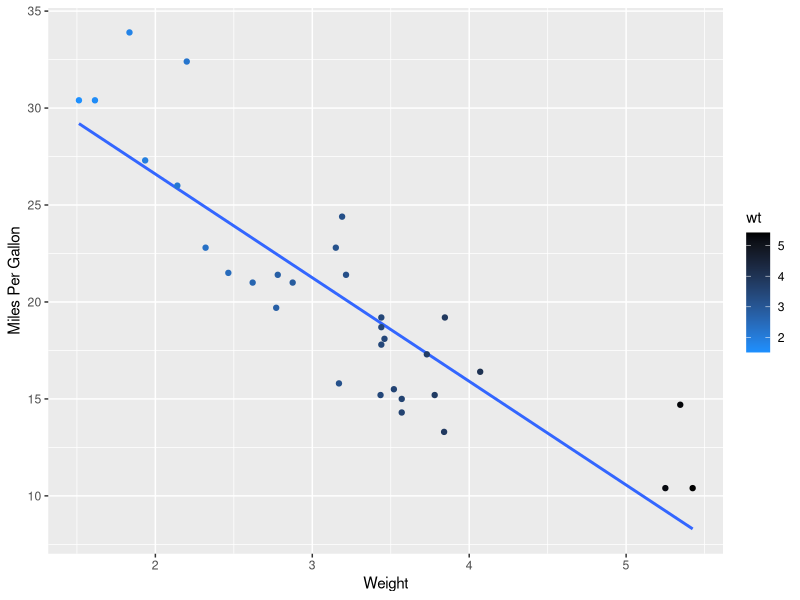
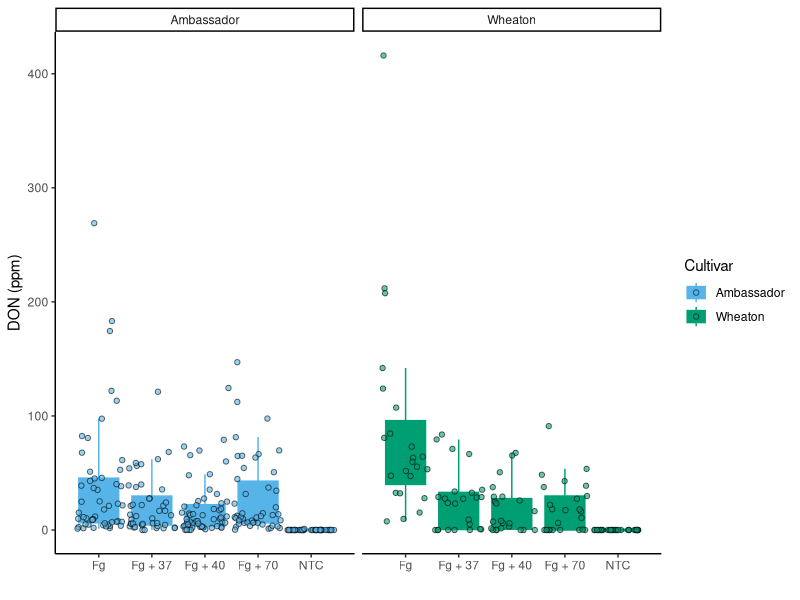
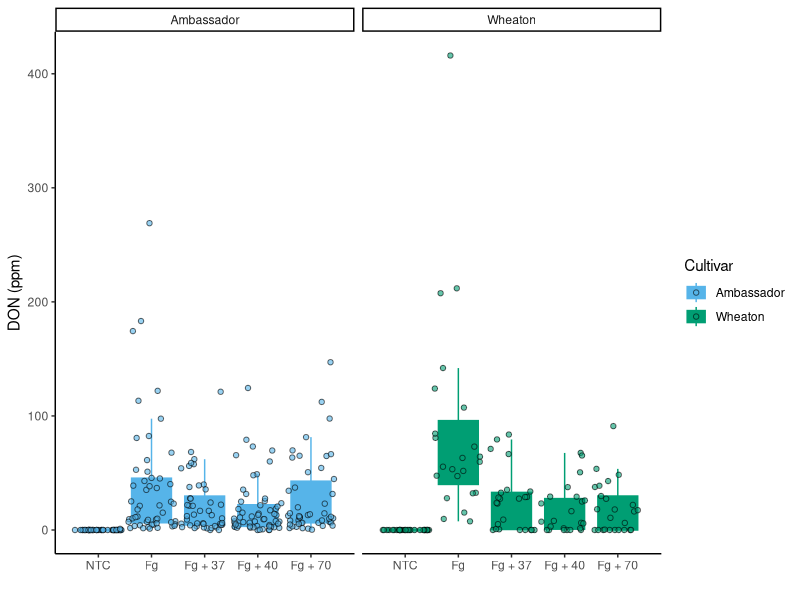
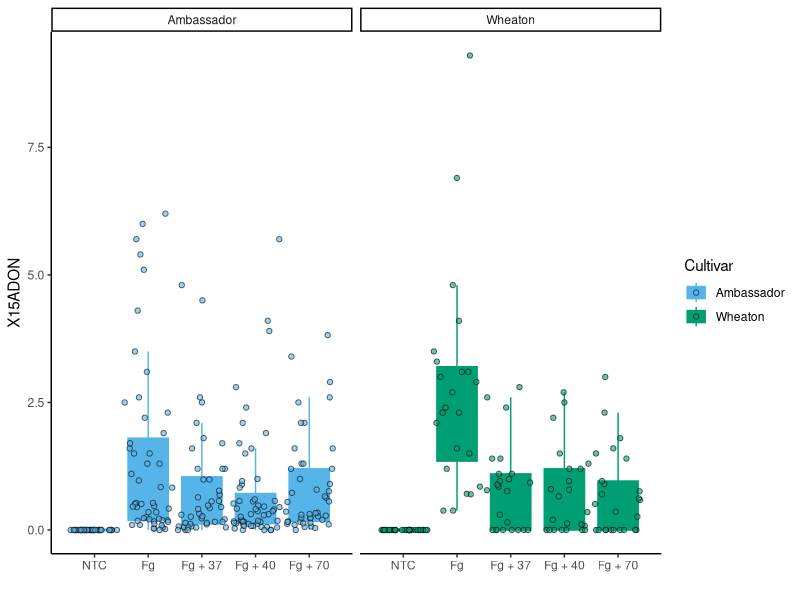
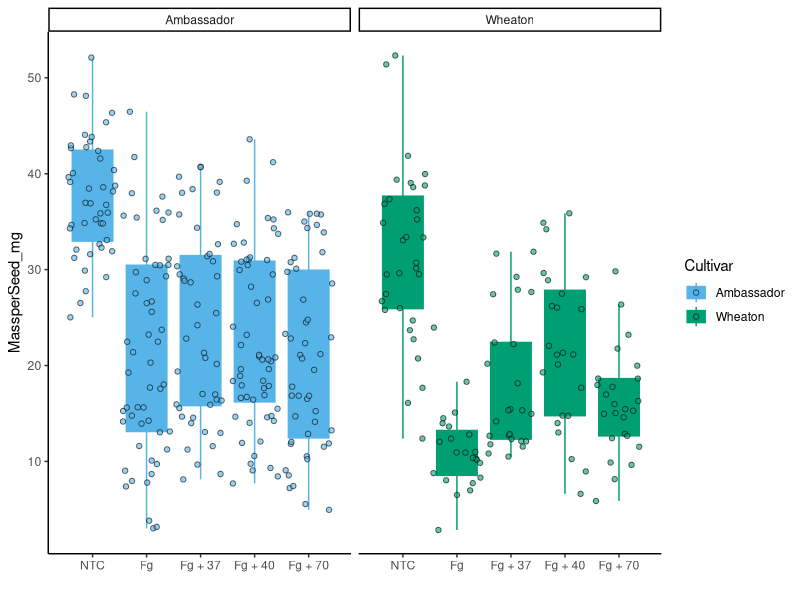
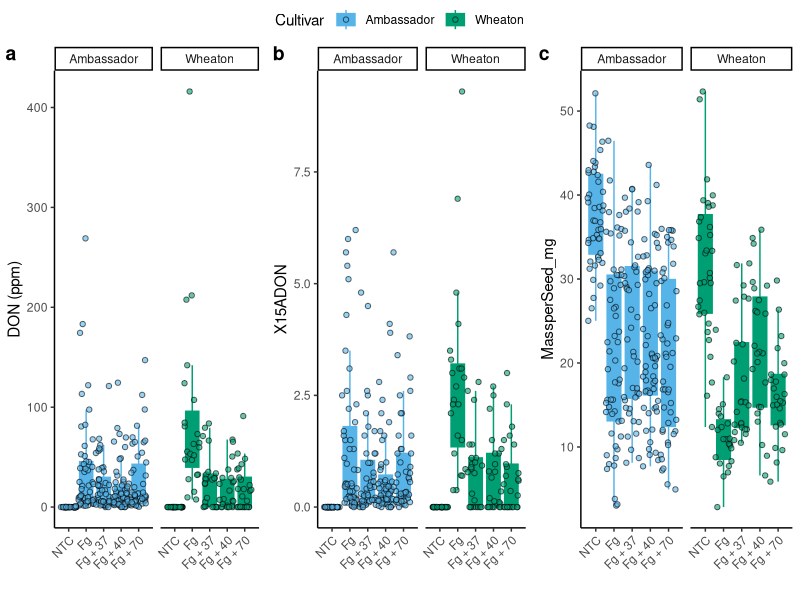
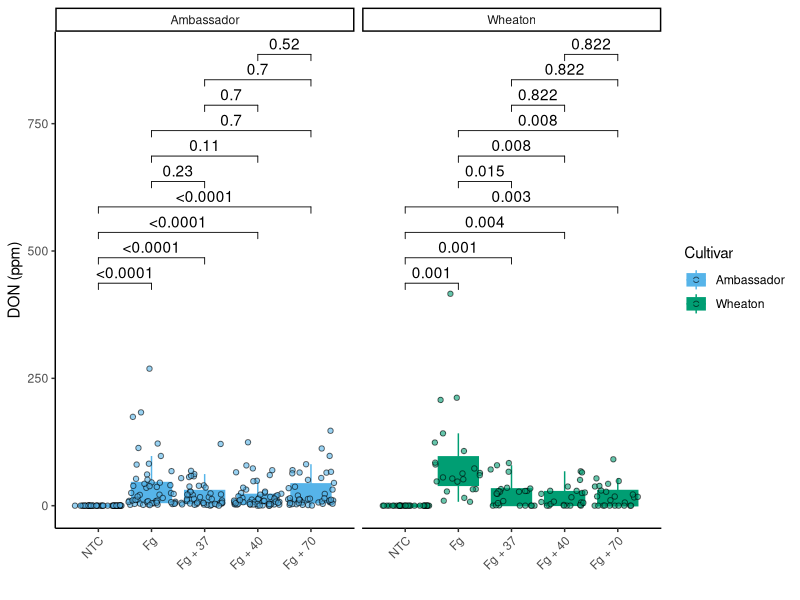
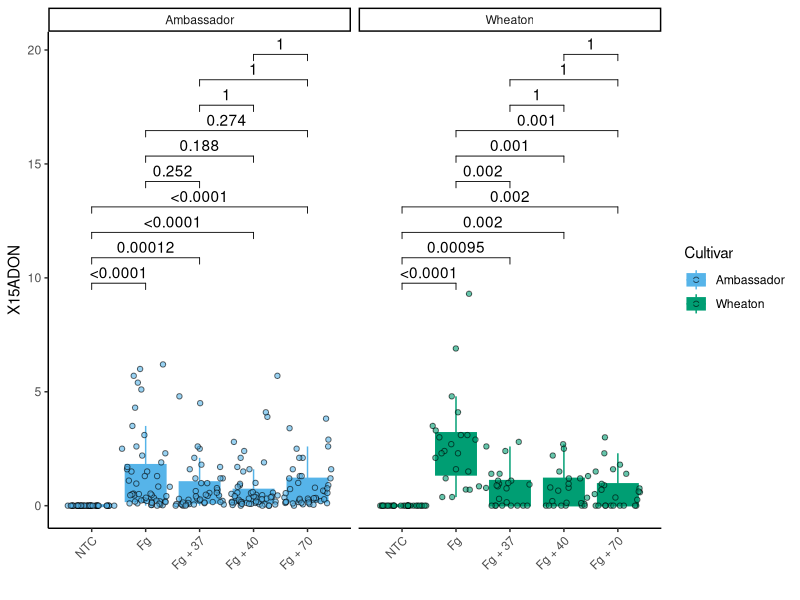

Recreate these plots in R, in order.
## ---- chunk 1
# this is R code
summary(mtcars)
## ---- chunk 2
data("mtcars")
library(ggplot2)
ggplot(mtcars, aes(x = wt, y = mpg)) +
  geom_smooth(method = lm, se = FALSE) +
  geom_point(aes(color = wt)) +
  xlab("Weight") +
  ylab("Miles Per Gallon") +
  scale_color_gradient(low = "dodgerblue", high = "black")
## ---- chunk 3
library(knitr)
kable(mtcars, digits = 3, format = "markdown")
## ---- chunk 4
mycotoxin <- read.csv("MycotoxinData.csv", na.strings="na")
cbbPalette <- c("#000000", "#E69F00", "#56B4E9", "#009E73", "#F0E442", "#0072B2", "#D55E00", "#CC79A7")
library(ggplot2)
library(ggpubr)

### Question 1 - Create a Box Plot
boxplot <- ggplot(mycotoxin, aes(x = Treatment, y = DON, fill = Cultivar, color = Cultivar)) +
  geom_boxplot(outlier.shape = NA, position = position_dodge()) +  
  geom_point(position = position_jitterdodge(0.9), alpha = 0.6, shape = 21, color = "black") +
  scale_fill_manual(values = c("Ambassador" = "#56B4E9", "Wheaton" = "#009E73")) + 
  scale_color_manual(values = c("Ambassador" = "#56B4E9", "Wheaton" = "#009E73")) +
  labs(y = "DON (ppm)", x = "") +  
  theme_classic() +  
  facet_wrap(~Cultivar) 
boxplot

### Question 2 - Reorder Treatment Levels
mycotoxin$Treatment <- factor(mycotoxin$Treatment, levels = c("NTC", "Fg", "Fg + 37", "Fg + 40", "Fg + 70"))
boxplot1 <- ggplot(mycotoxin, aes(x = Treatment, y = DON, fill = Cultivar, color = Cultivar)) +
  geom_boxplot(outlier.shape = NA, position = position_dodge()) +  
  geom_point(position = position_jitterdodge(0.9), alpha = 0.6, shape = 21, color = "black") +
  scale_fill_manual(values = c("Ambassador" = "#56B4E9", "Wheaton" = "#009E73")) + 
  scale_color_manual(values = c("Ambassador" = "#56B4E9", "Wheaton" = "#009E73")) +
  labs(y = "DON (ppm)", x = "") +  
  theme_classic() +  
  facet_wrap(~Cultivar) 
boxplot1

### Question 3 - X15ADON and MassperSeed_mg Plots
# X15ADON Plot
boxplot2 <- ggplot(mycotoxin, aes(x = Treatment, y = X15ADON, fill = Cultivar, color = Cultivar)) +
  geom_boxplot(outlier.shape = NA, position = position_dodge()) +  
  geom_point(position = position_jitterdodge(0.9), alpha = 0.6, shape = 21, color = "black") +
  scale_fill_manual(values = c("Ambassador" = "#56B4E9", "Wheaton" = "#009E73")) + 
  scale_color_manual(values = c("Ambassador" = "#56B4E9", "Wheaton" = "#009E73")) +
  labs(y = "X15ADON", x = "") +  
  theme_classic() +  
  facet_wrap(~Cultivar) 
boxplot2

# MassperSeed_mg Plot
boxplot3 <- ggplot(mycotoxin, aes(x = Treatment, y = MassperSeed_mg, fill = Cultivar, color = Cultivar)) +
  geom_boxplot(outlier.shape = NA, position = position_dodge()) +  
  geom_point(position = position_jitterdodge(0.9), alpha = 0.6, shape = 21, color = "black") +
  scale_fill_manual(values = c("Ambassador" = "#56B4E9", "Wheaton" = "#009E73")) + 
  scale_color_manual(values = c("Ambassador" = "#56B4E9", "Wheaton" = "#009E73")) +
  labs(y = "MassperSeed_mg", x = "") +  
  theme_classic() +  
  facet_wrap(~Cultivar) 
boxplot3

### Question 4 - Combine all Three Plots
boxplot1 <- boxplot1 + theme(axis.text.x = element_text(angle = 45, hjust = 1))
boxplot2 <- boxplot2 + theme(axis.text.x = element_text(angle = 45, hjust = 1))
boxplot3 <- boxplot3 + theme(axis.text.x = element_text(angle = 45, hjust = 1))
combinedplot <- ggarrange(boxplot1, boxplot2, boxplot3, labels = "auto", nrow = 1, ncol = 3, common.legend = T)
combinedplot

### Question 5 - Add T-Test and Rearrange all Three Plots
# boxplot1
boxplot1_ttest <- boxplot1 + 
  geom_pwc(aes(group = Treatment), method = "t.test", label = "p.adj.format")
boxplot1_ttest

# boxplot2
boxplot2_ttest <- boxplot2 + 
  geom_pwc(aes(group = Treatment), method = "t.test", label = "p.adj.format")
boxplot2_ttest

# boxplot3
boxplot3_ttest <- boxplot3 + 
  geom_pwc(aes(group = Treatment), method = "t.test", label = "p.adj.format")
boxplot3_ttest

# Combine all Three Plots with P-Values
combinedplot2 <- ggarrange(boxplot1_ttest, boxplot2_ttest, boxplot3_ttest, labels = "auto", nrow = 1, ncol = 3, common.legend = T)
combinedplot2
